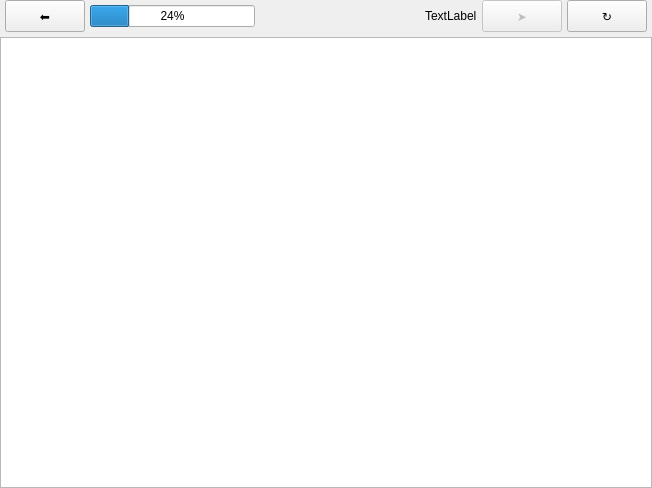
<?xml version="1.0" encoding="UTF-8"?>
<ui version="4.0">
 <class>MainWindow</class>
 <widget class="QMainWindow" name="MainWindow">
  <property name="geometry">
   <rect>
    <x>0</x>
    <y>0</y>
    <width>652</width>
    <height>488</height>
   </rect>
  </property>
  <property name="windowTitle">
   <string>MainWindow</string>
  </property>
  <widget class="QWidget" name="centralwidget">
   <layout class="QVBoxLayout" name="verticalLayout">
    <property name="spacing">
     <number>5</number>
    </property>
    <property name="leftMargin">
     <number>0</number>
    </property>
    <property name="topMargin">
     <number>0</number>
    </property>
    <property name="rightMargin">
     <number>0</number>
    </property>
    <property name="bottomMargin">
     <number>0</number>
    </property>
    <item>
     <layout class="QHBoxLayout" name="horizontalLayout_3">
      <property name="leftMargin">
       <number>5</number>
      </property>
      <property name="rightMargin">
       <number>5</number>
      </property>
      <item>
       <widget class="QPushButton" name="btnBack">
        <property name="minimumSize">
         <size>
          <width>0</width>
          <height>32</height>
         </size>
        </property>
        <property name="text">
         <string>⬅</string>
        </property>
       </widget>
      </item>
      <item>
       <widget class="QProgressBar" name="progRcvData">
        <property name="value">
         <number>24</number>
        </property>
       </widget>
      </item>
      <item>
       <spacer name="horizontalSpacer_2">
        <property name="orientation">
         <enum>Qt::Horizontal</enum>
        </property>
        <property name="sizeHint" stdset="0">
         <size>
          <width>40</width>
          <height>20</height>
         </size>
        </property>
       </spacer>
      </item>
      <item>
       <widget class="QLabel" name="labState">
        <property name="text">
         <string>TextLabel</string>
        </property>
       </widget>
      </item>
      <item>
       <widget class="QPushButton" name="btnView">
        <property name="enabled">
         <bool>false</bool>
        </property>
        <property name="minimumSize">
         <size>
          <width>0</width>
          <height>32</height>
         </size>
        </property>
        <property name="text">
         <string>➤</string>
        </property>
       </widget>
      </item>
      <item>
       <widget class="QPushButton" name="btnReload">
        <property name="minimumSize">
         <size>
          <width>0</width>
          <height>32</height>
         </size>
        </property>
        <property name="text">
         <string>↻</string>
        </property>
       </widget>
      </item>
     </layout>
    </item>
    <item>
     <widget class="QStackedWidget" name="stackWnd">
      <property name="currentIndex">
       <number>0</number>
      </property>
      <widget class="QWidget" name="pageDevSrch">
       <layout class="QVBoxLayout" name="verticalLayout_4">
        <property name="spacing">
         <number>5</number>
        </property>
        <property name="leftMargin">
         <number>0</number>
        </property>
        <property name="topMargin">
         <number>0</number>
        </property>
        <property name="rightMargin">
         <number>0</number>
        </property>
        <property name="bottomMargin">
         <number>0</number>
        </property>
        <item>
         <widget class="QTableView" name="tvDevSrch">
          <property name="autoScroll">
           <bool>true</bool>
          </property>
          <property name="editTriggers">
           <set>QAbstractItemView::NoEditTriggers</set>
          </property>
          <property name="selectionMode">
           <enum>QAbstractItemView::SingleSelection</enum>
          </property>
          <property name="selectionBehavior">
           <enum>QAbstractItemView::SelectRows</enum>
          </property>
          <property name="showGrid">
           <bool>false</bool>
          </property>
          <property name="wordWrap">
           <bool>false</bool>
          </property>
          <property name="cornerButtonEnabled">
           <bool>false</bool>
          </property>
          <attribute name="horizontalHeaderVisible">
           <bool>false</bool>
          </attribute>
          <attribute name="horizontalHeaderStretchLastSection">
           <bool>true</bool>
          </attribute>
          <attribute name="verticalHeaderVisible">
           <bool>false</bool>
          </attribute>
         </widget>
        </item>
       </layout>
      </widget>
      <widget class="QWidget" name="pageJmpList">
       <layout class="QVBoxLayout" name="verticalLayout_2">
        <property name="spacing">
         <number>5</number>
        </property>
        <property name="leftMargin">
         <number>0</number>
        </property>
        <property name="topMargin">
         <number>0</number>
        </property>
        <property name="rightMargin">
         <number>0</number>
        </property>
        <property name="bottomMargin">
         <number>0</number>
        </property>
        <item>
         <widget class="QTableView" name="tvJmpList">
          <property name="autoScroll">
           <bool>true</bool>
          </property>
          <property name="editTriggers">
           <set>QAbstractItemView::NoEditTriggers</set>
          </property>
          <property name="selectionMode">
           <enum>QAbstractItemView::SingleSelection</enum>
          </property>
          <property name="selectionBehavior">
           <enum>QAbstractItemView::SelectRows</enum>
          </property>
          <property name="showGrid">
           <bool>false</bool>
          </property>
          <property name="wordWrap">
           <bool>false</bool>
          </property>
          <property name="cornerButtonEnabled">
           <bool>false</bool>
          </property>
          <attribute name="horizontalHeaderVisible">
           <bool>false</bool>
          </attribute>
          <attribute name="horizontalHeaderStretchLastSection">
           <bool>true</bool>
          </attribute>
          <attribute name="verticalHeaderVisible">
           <bool>false</bool>
          </attribute>
         </widget>
        </item>
       </layout>
      </widget>
      <widget class="QWidget" name="pageJmpView">
       <layout class="QVBoxLayout" name="verticalLayout_3">
        <property name="spacing">
         <number>5</number>
        </property>
        <property name="leftMargin">
         <number>0</number>
        </property>
        <property name="topMargin">
         <number>0</number>
        </property>
        <property name="rightMargin">
         <number>0</number>
        </property>
        <property name="bottomMargin">
         <number>0</number>
        </property>
        <item>
         <layout class="QFormLayout" name="formLayout">
          <property name="leftMargin">
           <number>5</number>
          </property>
          <property name="rightMargin">
           <number>5</number>
          </property>
          <item row="0" column="0">
           <widget class="QLabel" name="ltJmpNumber">
            <property name="text">
             <string>№:</string>
            </property>
           </widget>
          </item>
          <item row="1" column="0">
           <widget class="QLabel" name="ltJmpDTTakeoff">
            <property name="text">
             <string>Время взлёта:</string>
            </property>
           </widget>
          </item>
          <item row="2" column="0">
           <widget class="QLabel" name="ltJmpDTBeg">
            <property name="text">
             <string>Время отделения:</string>
            </property>
           </widget>
          </item>
          <item row="3" column="0">
           <widget class="QLabel" name="ltJmpAltBegin">
            <property name="text">
             <string>Высота отделения:</string>
            </property>
           </widget>
          </item>
          <item row="4" column="0">
           <widget class="QLabel" name="ltJmpTimeFF">
            <property name="text">
             <string>Время падения:</string>
            </property>
           </widget>
          </item>
          <item row="5" column="0">
           <widget class="QLabel" name="ltJmpAltCnp">
            <property name="text">
             <string>Высота открытия:</string>
            </property>
           </widget>
          </item>
          <item row="6" column="0">
           <widget class="QLabel" name="ltJmpTimeCnp">
            <property name="text">
             <string>Время пилотирования:</string>
            </property>
           </widget>
          </item>
          <item row="0" column="1">
           <widget class="QLabel" name="lvJmpNumber">
            <property name="text">
             <string>TextLabel</string>
            </property>
            <property name="textInteractionFlags">
             <set>Qt::LinksAccessibleByKeyboard|Qt::LinksAccessibleByMouse|Qt::TextBrowserInteraction|Qt::TextSelectableByKeyboard|Qt::TextSelectableByMouse</set>
            </property>
           </widget>
          </item>
          <item row="1" column="1">
           <widget class="QLabel" name="lvJmpDTTakeoff">
            <property name="text">
             <string>TextLabel</string>
            </property>
            <property name="textInteractionFlags">
             <set>Qt::LinksAccessibleByKeyboard|Qt::LinksAccessibleByMouse|Qt::TextBrowserInteraction|Qt::TextSelectableByKeyboard|Qt::TextSelectableByMouse</set>
            </property>
           </widget>
          </item>
          <item row="2" column="1">
           <widget class="QLabel" name="lvJmpDTBegin">
            <property name="text">
             <string>TextLabel</string>
            </property>
            <property name="textInteractionFlags">
             <set>Qt::LinksAccessibleByKeyboard|Qt::LinksAccessibleByMouse|Qt::TextBrowserInteraction|Qt::TextSelectableByKeyboard|Qt::TextSelectableByMouse</set>
            </property>
           </widget>
          </item>
          <item row="3" column="1">
           <widget class="QLabel" name="lvJmpAltBegin">
            <property name="text">
             <string>TextLabel</string>
            </property>
            <property name="textInteractionFlags">
             <set>Qt::LinksAccessibleByKeyboard|Qt::LinksAccessibleByMouse|Qt::TextBrowserInteraction|Qt::TextSelectableByKeyboard|Qt::TextSelectableByMouse</set>
            </property>
           </widget>
          </item>
          <item row="4" column="1">
           <widget class="QLabel" name="lvJmpTimeFF">
            <property name="text">
             <string>TextLabel</string>
            </property>
            <property name="textInteractionFlags">
             <set>Qt::LinksAccessibleByKeyboard|Qt::LinksAccessibleByMouse|Qt::TextBrowserInteraction|Qt::TextSelectableByKeyboard|Qt::TextSelectableByMouse</set>
            </property>
           </widget>
          </item>
          <item row="5" column="1">
           <widget class="QLabel" name="lvJmpAltCnp">
            <property name="text">
             <string>TextLabel</string>
            </property>
            <property name="textInteractionFlags">
             <set>Qt::LinksAccessibleByKeyboard|Qt::LinksAccessibleByMouse|Qt::TextBrowserInteraction|Qt::TextSelectableByKeyboard|Qt::TextSelectableByMouse</set>
            </property>
           </widget>
          </item>
          <item row="6" column="1">
           <widget class="QLabel" name="lvJmpTimeCnp">
            <property name="text">
             <string>TextLabel</string>
            </property>
            <property name="textInteractionFlags">
             <set>Qt::LinksAccessibleByKeyboard|Qt::LinksAccessibleByMouse|Qt::TextBrowserInteraction|Qt::TextSelectableByKeyboard|Qt::TextSelectableByMouse</set>
            </property>
           </widget>
          </item>
         </layout>
        </item>
        <item>
         <spacer name="verticalSpacer">
          <property name="orientation">
           <enum>Qt::Vertical</enum>
          </property>
          <property name="sizeHint" stdset="0">
           <size>
            <width>20</width>
            <height>40</height>
           </size>
          </property>
         </spacer>
        </item>
        <item>
         <layout class="QHBoxLayout" name="horizontalLayout">
          <property name="leftMargin">
           <number>5</number>
          </property>
          <property name="rightMargin">
           <number>5</number>
          </property>
          <item>
           <widget class="QPushButton" name="btnJmpPrev">
            <property name="minimumSize">
             <size>
              <width>0</width>
              <height>32</height>
             </size>
            </property>
            <property name="text">
             <string>❮</string>
            </property>
           </widget>
          </item>
          <item>
           <spacer name="horizontalSpacer">
            <property name="orientation">
             <enum>Qt::Horizontal</enum>
            </property>
            <property name="sizeHint" stdset="0">
             <size>
              <width>40</width>
              <height>20</height>
             </size>
            </property>
           </spacer>
          </item>
          <item>
           <widget class="QPushButton" name="btnJmpNext">
            <property name="enabled">
             <bool>false</bool>
            </property>
            <property name="minimumSize">
             <size>
              <width>0</width>
              <height>32</height>
             </size>
            </property>
            <property name="text">
             <string>❯</string>
            </property>
           </widget>
          </item>
         </layout>
        </item>
       </layout>
      </widget>
     </widget>
    </item>
   </layout>
  </widget>
 </widget>
 <resources/>
 <connections/>
</ui>
